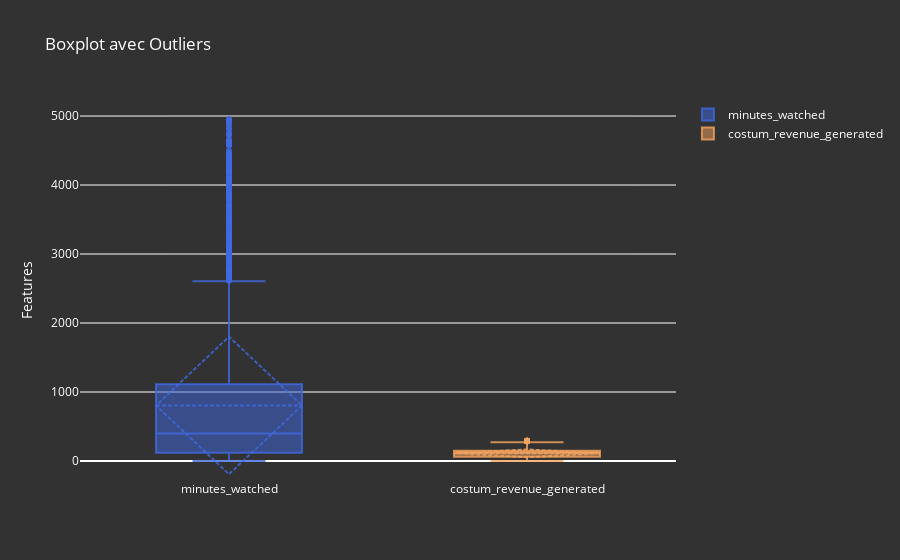

The code cell stored with this chart in its notebook:
### Code cell
curve_colors = [
    'rgba(65, 105, 225, 0.8)', 'rgba(244, 164, 96, 0.8)', 
    'rgba(205, 92, 92, 0.8)', 'rgba(20, 92, 92, 0.8)', 
    'rgba(205, 9, 92, 0.8)'
]

fig = go.Figure()

for i, y in enumerate(['minutes_watched','costum_revenue_generated']):
        fig.add_trace(go.Box(
            y=filtered_data[y],
            name=f'{y}',
            marker_color=curve_colors[i % len(curve_colors)],
            boxmean='sd'
        ))

fig.update_layout(
    plot_bgcolor='rgba(50, 50, 50, 1)',
    paper_bgcolor='rgba(50, 50, 50, 1)',
    font=dict(color='white'),
    title="Boxplot avec Outliers",
    yaxis=dict(title="Features")
)

fig.show()

### Figure 1 — Plotly figure (JSON) as saved in the notebook; plotly's stock layout.template omitted (floating-point values rounded to 4 significant figures; data arrays with more than 128 entries replaced by an {"elided": "..."} marker saying what was removed)
{"data": [{"boxmean": "sd", "marker": {"color": "rgba(65, 105, 225, 0.8)"}, "name": "minutes_watched", "type": "box", "y": {"elided": "3464 int values"}}, {"boxmean": "sd", "marker": {"color": "rgba(244, 164, 96, 0.8)"}, "name": "costum_revenue_generated", "type": "box", "y": {"elided": "3464 float values"}}], "layout": {"font": {"color": "white"}, "paper_bgcolor": "rgba(50, 50, 50, 1)", "plot_bgcolor": "rgba(50, 50, 50, 1)", "title": {"text": "Boxplot avec Outliers"}, "yaxis": {"title": {"text": "Features"}}}}
